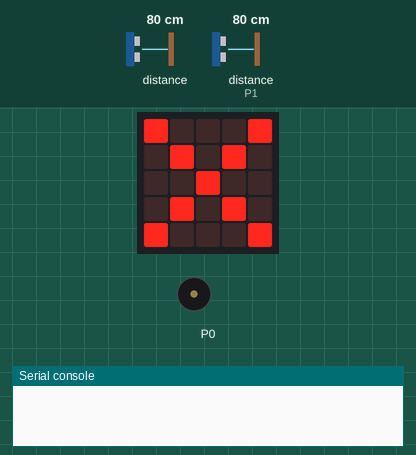
Bench run of a program on a simulated BBC micro:bit running MicroPython. Shown: the board's 5×5 LED display, buzzer (waves = sounding), the last lines printed to the serial console. Inputs (shaded band) come from the test bench; at power-on: distance to the obstacle 80 cm, distance to the obstacle (sensor on P1) 80 cm. The echo pulse lasts 58.3 µs per cm.

Above: at 1.2 s.
1.3 s: distance to the obstacle (sensor 0) set to 60 cm
2.8 s: distance to the obstacle (sensor 0) set to 52 cm
At 3.3 s:
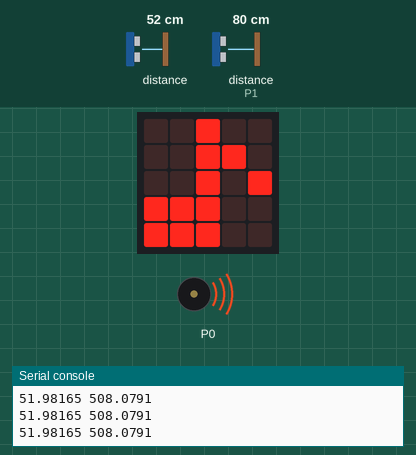
4.3 s: distance to the obstacle (sensor 0) set to 120 cm
At 5.5 s:
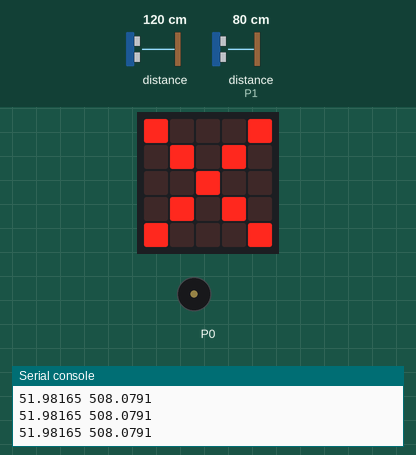
5.8 s: distance to the obstacle (sensor 0) set to 2 cm
At 6.5 s:
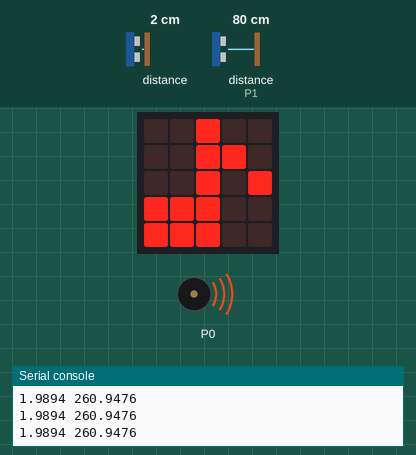
Timing chart, 0 to 8.4 s (numbered marks = the images above; inputs shaded):
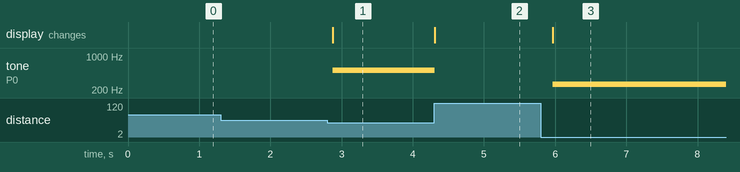

Measured:
- the behaviour switches between 56 and 55 cm on distance to the obstacle (sensor 0) (found by bisection; images 0 and 1)
- after the input at 1.3 s, every drawn part: stays the same
- after the input at 2.8 s, tone on P0: silent → 508 Hz after 0.07 s; the display: changes after 0.07 s (image 1)
- after the input at 4.3 s, tone on P0: 508 Hz → silent at once; the display: changes at once (image 2)
- after the input at 5.8 s, tone on P0: silent → 260 Hz after 0.16 s; the display: changes after 0.16 s (image 3)

The program:

distancepitch2map.py
```python
# tinybit ultrasonic using firialabs.com/blogs
#  bread board and clips board with sound
# I have also rewired the breakout board using the pin map
# https://makecode.microbit.org/device/pins
# https://firialabs.com/blogs/lab-notes/ultrasonic-distance-sensor-with-python-and-the-micro-bit


from microbit import *
from machine import time_pulse_us
import music

# choose pins based on wiring
trig = pin2
echo = pin1
# set up IO
trig.write_digital(0)
echo.read_digital()

def mapVal(n, a, b, c, d):
    '''
     recreating the map() function from p5
     with help from
     https://stackoverflow.com/questions/48802987/is-there-a-map-function-in-vanilla-javascript-like-p5-js/48803093#48803093
    '''
    n = (n-a)/(b-a)
    return c + n * (d-c)


while True:

    # trigger ultrasonic burst
    trig.write_digital(1)
    trig.write_digital(0)
    # measure the input echo puls in microseconds and covets to seconds
    micros = time_pulse_us(echo, 1)
    t_echo = micros / 1000000
    # caculate distanced
    distancecm = (t_echo / 2) * 34300
    if distancecm < 55:
        mypich = mapVal(distancecm, 2, 55, 261, 523)  # from 2 to 55 cm from c4 to c5 note freq
        music.pitch(int(mypich), -1)
        print(distancecm, mypich)
        display.show(Image.MUSIC_QUAVER)

    else:
        music.pitch(0, -1)
        display.show(Image.NO)
    sleep(200)
```
